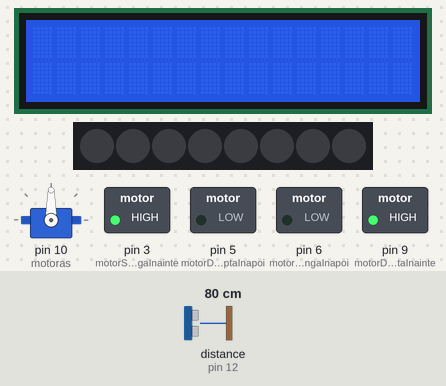
This sketch was run on a simulated Arduino Uno, built with avr-gcc and run on an emulated ATmega328P. Parts: servo, 16×2 character LCD, 8 RGB LEDs in strip order, left to right, switched loads named in the sketch (green lamp = pin HIGH). Wiring (inferred from the names in the program): ultrasonic range finder: trigger pin 8; echo pin 12. Dashed ring = blinking. The test bench sets the inputs (shaded band); at power-on: distance to the obstacle (sensor on pin 12) 80 cm. The echo pulse lasts 58.3 µs per cm; dim RGB values are drawn brighter than linear; pins used as bus, display or sensor lines are not drawn.

Above: at 1.2 s.
1.3 s: distance to the obstacle (sensor on pin 12) set to 35 cm
2.8 s: distance to the obstacle (sensor on pin 12) set to 27 cm
At 3.58 s:
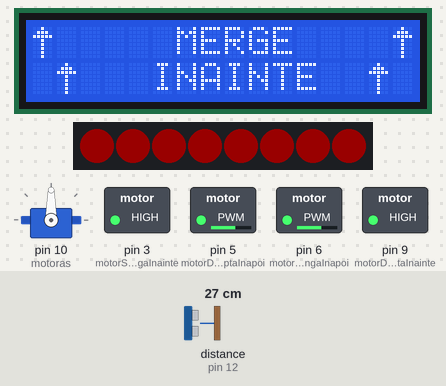
5.0 s: distance to the obstacle (sensor on pin 12) set to 23 cm
6.5 s: distance to the obstacle (sensor on pin 12) set to 18 cm
At 7.3 s:
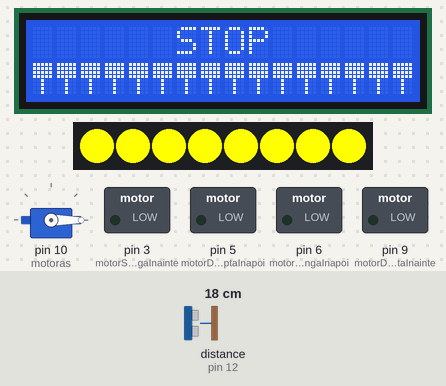
9.5 s: distance to the obstacle (sensor on pin 12) set to 2 cm
At 10.88 s:
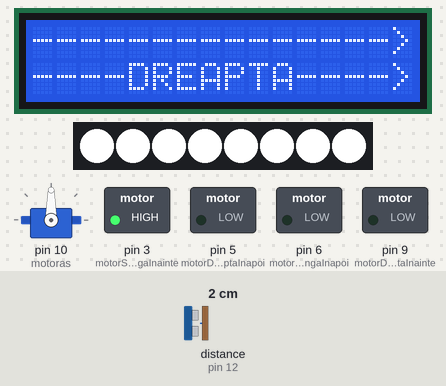
12.5 s: distance to the obstacle (sensor on pin 12) set to 23 cm
At 12.97 s:
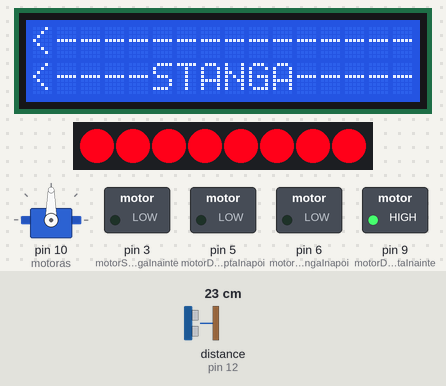
Timing chart, 0 to 16.5 s (numbered marks = the images above; inputs shaded):
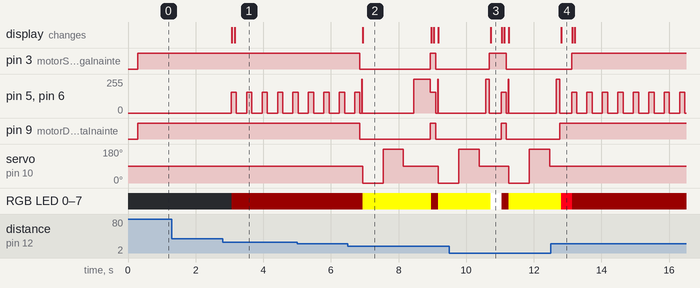

Measured:
- the behaviour switches between 31 and 30 cm on distance to the obstacle (sensor on pin 12) (found by bisection; images 0 and 1)
- the behaviour switches between 21 and 20 cm on distance to the obstacle (sensor on pin 12) (found by bisection; images 1 and 2)
- after the input at 1.3 s, every drawn part: stays the same
- after the input at 2.8 s, pin 5 (motorDreaptaInapoi), pin 6 (motorStangaInapoi): alternates 155/255 for 0.16 s and 0/255 for 0.30 s, starting after 0.25 s; RGB LED 0–7: off → RGB(25, 0, 0) after 0.27 s
- after the input at 6.5 s, pin 3 (motorStangaInainte), pin 9 (motorDreaptaInainte): HIGH → LOW after 0.36 s, → HIGH 2.1 s later, → LOW 0.15 s later
- after the input at 9.5 s, the display: changes after 1.2 s (image 3)
- after the input at 12.5 s, pin 3 (motorStangaInainte): goes on until 13.1 s, then stays HIGH; pin 9 (motorDreaptaInainte): goes on until 12.8 s, then stays HIGH; servo on pin 10 (motoras): stops changing and stays 90°

The sketch:

ROBOT_MOP.ino
```cpp
#include <FastLED.h>             //  LIBRARIE PT. BARA DE NEOPIXELI
#define LED_PIN 2                //  DEFINIM PINUL PRIN CARE BARA DE NEOPIXELI COMUNICA CU ARDUINO
#define NUM_LEDS 8               //  DEFINIM NUMARUL DE LEDURI DE PE BARA DE NEOPIXELI
#include<Servo.h>                //  LIBRARIE PT. SERVOMOTOR
#include "SENZOR_ULTRASONIC.h"   //  LIBRARIE PT. SENZORUL ULTRASONIC
#include <LiquidCrystal_I2C.h>   //  LIBRARIE PT. I2C

LiquidCrystal_I2C lcd(0x3F,16,2); //  SETARE LCD DISPLAY PENTRU 16 CARACTERE SI DOUA LINII
CRGB leds[NUM_LEDS];              //  FOLOSIM FUNCTIA PT. BARA DE NEOPIXELI
Servo motoras;                    //  FOLOSIM SERVOMOTORUL


int motorStangaInainte = 3;      //  FOLOSIM PINUL PWM 3 PENTRU MOTOR
int motorStangaInapoi = 6;       //  FOLOSIM PINUL PWM 6 PENTRU MOTOR
int motorDreaptaInainte = 9;     //  FOLOSIM PINUL PWM 9 PENTRU MOTOR
int motorDreaptaInapoi = 5;      //  FOLOSIM PINUL PWM 5 PENTRU MOTOR
int trig = 8;                    //  PIN TRIG PENTRU SENZOR ULTRASUNETE
int echo = 12;                   //  PIN ECHO PENTRU SENZOR ULTRASUNETE

float distantaStanga = 0;
float distantaDreapta = 0;
float distantaInainte = 0;
long durata;
float distanta;

void setup() {
  pinMode(motorStangaInainte, OUTPUT);
  pinMode(motorStangaInapoi, OUTPUT);
  pinMode(motorDreaptaInainte, OUTPUT);
  pinMode(motorDreaptaInapoi, OUTPUT);
  pinMode(trig, OUTPUT);
  pinMode(echo, INPUT);

  FastLED.addLeds<WS2812, LED_PIN, GRB>(leds, NUM_LEDS);  //  BARA DE NEOPIXELI
  motoras.attach(10);                                     //  FOLOSIM PINUL PWM 10 PENTRU SERVOMOTOR

  lcd.init();                                             //  INITIALIZEAZA LCD-UL
  lcd.backlight();                                        //  SETEAZA LUMINA DIN SPATE
  byte inainte[] = {
      B00100,
      B01110,
      B11111,
      B00100,
      B00100,
      B00100,
      B00100,
      B00100
  };
  byte oprit[] = {
      B11111,
      B11111,
      B11111,
      B11111,
      B00100,
      B00100,
      B00100,
      B00100
  };
  lcd.createChar(0, inainte);
  lcd.createChar(1, oprit);
}

void loop() {
  motoras.write(90);  // initializam pozitia servomotorului la 90 in fata (merge pana la 180)
  delay(200);
  distantaInainte = verificaDistanta();
  if(distantaInainte > 100) {
    controlDirection(2, 255);
    for(int i = 0; i < 8; i++) {
      leds[i] = CRGB(255, 0, 0);
      FastLED.show();
    }
    lcdInainte();
    delay(200);
  }
  if (distantaInainte < 30) {
    controlDirection(3, 255);
    for (int i = 0; i < 8; i++) {
      leds[i] = CRGB(25, 0, 0);
      FastLED.show();
    }
    lcdInainte();
    delay(50);
  }

  distantaInainte = verificaDistanta();

  if (distantaInainte < 20) {
    controlDirection(0, 255);
    for (int i = 0; i < 8; i++) {
      leds[i] = CRGB(255, 255, 0);
      FastLED.show();
    }
    lcdStop();
    delay(10);
    controlDirection(4, 255);
    delay(10);
    controlDirection(0, 255);
    delay(10);
    motoras.write(0);
    delay(300);
    distantaDreapta = verificaDistanta();
    delay(300);
    motoras.write(180);
    delay(300);
    distantaStanga = verificaDistanta();
    delay(300);
    motoras.write(90);
    delay(200);
      if (distantaDreapta > distantaStanga) {
        controlDirection(4, 255);
        delay(100);
        controlDirection(5, 255);
        for(int i = 0; i < 8; i++) {
          leds[i] = CRGB(255, 255, 255);
          FastLED.show();
        }
        lcdDreapta();
        delay(100);
      } else if (distantaDreapta < distantaStanga) {
          controlDirection(4, 255);
          delay(100);
          controlDirection(7, 255);
          for(int i = 0; i < 8; i++) {
            leds[i] = CRGB(255, 0, 25);
            FastLED.show();
          }
          lcdStanga();
          delay(100);
        } else if ((distantaDreapta < 20) || (distantaStanga < 20)) {
            controlDirection(0, 255);
            delay(100);
            controlDirection(4, 255);
            delay(300);
          } else {
             controlDirection(2, 255);
             delay(200);
            }
  } else {
       controlDirection(2, 255);
       delay(100);
    }
}

void controlDirection( int d , int s ) {
  switch( d ) {
      case 0:
        // STOP Normal
        digitalWrite(motorDreaptaInainte, LOW);
        digitalWrite(motorDreaptaInapoi, LOW);
        digitalWrite(motorStangaInainte, LOW);
        digitalWrite(motorStangaInapoi, LOW);
        break;
      case 1:
        // STOP Fast
        digitalWrite(motorDreaptaInainte, HIGH);
        digitalWrite(motorDreaptaInapoi, HIGH);
        digitalWrite(motorStangaInainte, HIGH);
        digitalWrite(motorStangaInapoi, HIGH);
        break;
      case 2:
        // Forward
        digitalWrite(motorDreaptaInainte, HIGH);
        digitalWrite(motorDreaptaInapoi, LOW);
        digitalWrite(motorStangaInainte, HIGH);
        digitalWrite(motorStangaInapoi, LOW);
        break;
      case 3:
        // SLOW Forward
        digitalWrite(motorDreaptaInainte, HIGH);
        analogWrite(motorDreaptaInapoi, 255-100);
        digitalWrite(motorStangaInainte, HIGH);
        analogWrite(motorStangaInapoi, 255-100);
        break;
      case 4:
        // Reverse
        digitalWrite(motorDreaptaInainte, LOW);
        digitalWrite(motorDreaptaInapoi, HIGH);
        digitalWrite(motorStangaInainte, LOW);
        digitalWrite(motorStangaInapoi, HIGH);
        break;
      case 5:
        // Wide Right
        digitalWrite(motorDreaptaInainte, LOW);
        digitalWrite(motorDreaptaInapoi, LOW);
        digitalWrite(motorStangaInainte, HIGH);
        digitalWrite(motorStangaInapoi, LOW);
        break;
      case 6:
        // Tight Right
        digitalWrite(motorDreaptaInainte, LOW);
        digitalWrite(motorDreaptaInapoi, HIGH);
        digitalWrite(motorStangaInainte, HIGH);
        digitalWrite(motorStangaInapoi, LOW);
        break;
      case 7:
        // Wide Left
        digitalWrite(motorDreaptaInainte, HIGH);
        digitalWrite(motorDreaptaInapoi, LOW);
        digitalWrite(motorStangaInainte, LOW);
        digitalWrite(motorStangaInapoi, LOW);
        break;
      case 8:
        // Tight Left
        digitalWrite(motorDreaptaInainte, HIGH);
        digitalWrite(motorDreaptaInapoi, LOW);
        digitalWrite(motorStangaInainte, LOW);
        digitalWrite(motorStangaInapoi, HIGH);
        break;
  }
}

int verificaDistanta() {
  digitalWrite(trig, LOW);
  delayMicroseconds(2);
  digitalWrite(trig, HIGH);
  delayMicroseconds(10);
  digitalWrite(trig, LOW);
  durata = pulseIn (echo ,HIGH);
  distanta = (durata * 0.0342) / 2; //transformare in cm
  return distanta;
}

void lcdDreapta() {
    lcd.setCursor(0,0);
    lcd.print("--------------->");
    lcd.setCursor(0,1);
    lcd.print("----DREAPTA---->");
}
void lcdStanga() {
    lcd.setCursor(0,0);
    lcd.print("<---------------");
    lcd.setCursor(0,1);
    lcd.print("<----STANGA-----");;
}
void lcdInainte() {
    lcd.begin(16, 2);
    lcd.home();
    lcd.write(0);
    lcd.setCursor(6,0);
    lcd.print("MERGE");
    lcd.setCursor(15,0);
    lcd.write(0);
    lcd.setCursor(1,1);
    lcd.write(0);
    lcd.setCursor(5,1);
    lcd.print("INAINTE");
    lcd.setCursor(14,1);
    lcd.write(0);
}
void lcdStop() {
    lcd.setCursor(0,0);
    lcd.print("      STOP      ");
    lcd.setCursor(0,1);
    for(int i = 0; i < 16; i++) {
    lcd.write(1);
    }
}
void lcdInapoi() {
    lcd.setCursor(0,0);
    lcd.print("     INAPOI     ");
    lcd.setCursor(0,1);
    lcd.print("                ");
}
```

SENZOR_ULTRASONIC.h
```cpp
float citesteDistanta(int trigger_pin, int echo_pin, int temp);
```

SENZOR_ULTRASONIC.ino
```cpp
float citesteDistanta(int trigger_pin, int echo_pin,int temp)

{

  long durata; //lucram cu microsecunde

  float distanta;


  digitalWrite(trigger_pin, LOW); // asteptam liniste inainte de a trimite bip

  delayMicroseconds(2);


  digitalWrite(trigger_pin, HIGH);

  delayMicroseconds(10);

  digitalWrite(trigger_pin, LOW);  // face bip 10us si se opreste

  // citim echo si vedem cat dureaza pana vine ecoul


  durata = pulseIn(echo_pin, HIGH);  // asteptam pana vine high - asteapta un nr de us pana se schimba starea


  //Serial.println(durata);

  //distanta = (durata * 0.0342) / 2;

  distanta = (durata * (0.03315 + 0.0000607*temp)) / 2;

  return distanta;

}
```
